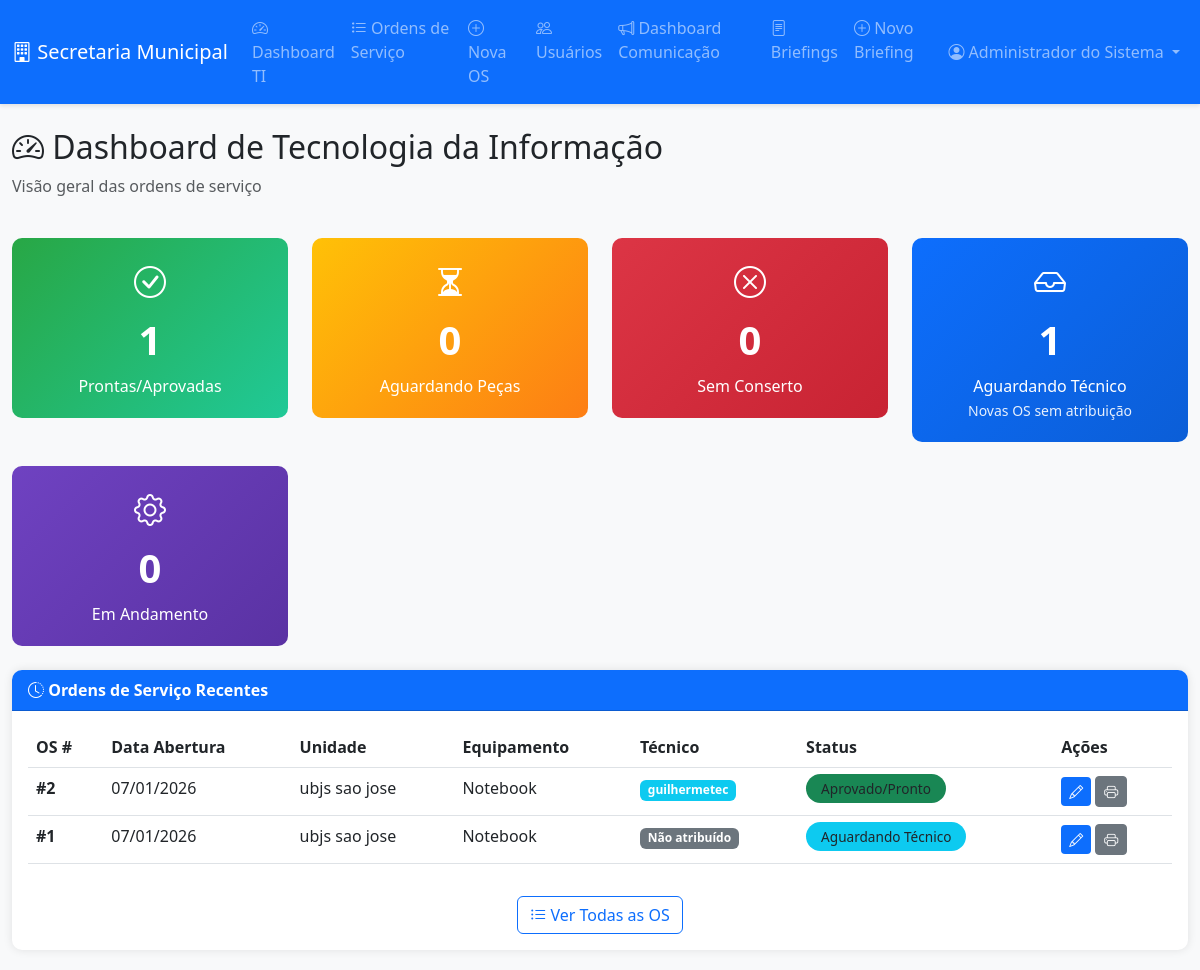
The app's page /dashboard/ti (signed in) with its own data.
### models.py (models this page shows, shortened)
class User(UserMixin, db.Model):
    __tablename__ = 'users'
    id = db.Column(db.Integer, primary_key=True)
    username = db.Column(db.String(80), unique=True, nullable=False)
    password_hash = db.Column(db.String(200), nullable=False)
    nome_completo = db.Column(db.String(200), nullable=False)
    perfil = db.Column(db.String(20), nullable=False)  # admin, tecnico, comunicacao
    whatsapp = db.Column(db.String(20))  # Número do WhatsApp
    ativo = db.Column(db.Boolean, default=True)

class OrdemServico(db.Model):
    __tablename__ = 'ordem_servico'
    id = db.Column(db.Integer, primary_key=True)
    data_abertura = db.Column(db.Date, nullable=False, default=datetime.utcnow)
    prazo_limite = db.Column(db.Date)
    status = db.Column(db.String(50), nullable=False, default='Aguardando Técnico')
    unidade_origem = db.Column(db.String(200), nullable=False)
    local_prestacao = db.Column(db.String(200), nullable=False)
    tecnico_responsavel = db.Column(db.String(100))
    tipo_equipamento = db.Column(db.String(100), nullable=False)
    entregue_por = db.Column(db.String(100))
    recebido_por = db.Column(db.String(100))
    retirado_por = db.Column(db.String(100))
    descricao_servicos = db.Column(db.Text, nullable=False)
    data_solucao = db.Column(db.Date)
    observacoes = db.Column(db.Text)
    aceita_por_tecnico = db.Column(db.Boolean, default=False)
    link_aceite = db.Column(db.String(100))  # Token único para aceite
    data_criacao = db.Column(db.DateTime, default=datetime.utcnow)
    data_atualizacao = db.Column(db.DateTime, default=datetime.utcnow, onupdate=datetime.utcnow)

### app.py (the view)
@app.route('/dashboard/ti', methods=['GET'])
@login_required
def dashboard_ti():
    if current_user.perfil == 'comunicacao':
        flash('Você não tem permissão para acessar esta página.', 'danger')
        return redirect(url_for('dashboard_comunicacao'))
    os_prontas = OrdemServico.query.filter_by(status='Aprovado/Pronto').count()
    os_aguardando = OrdemServico.query.filter_by(status='Aguardando Peça').count()
    os_sem_conserto = OrdemServico.query.filter_by(status='Sem Conserto').count()
    os_entrada = OrdemServico.query.filter_by(status='Aguardando Técnico').count()
    os_andamento = OrdemServico.query.filter_by(status='Andamento').count()
    if current_user.perfil == 'tecnico':
        os_recentes = OrdemServico.query.filter_by(tecnico_responsavel=current_user.username).order_by(OrdemServico.data_criacao.desc()).limit(10).all()
    else:
        os_recentes = OrdemServico.query.order_by(OrdemServico.data_criacao.desc()).limit(10).all()
    return render_template('dashboard_ti.html',
                         os_prontas=os_prontas,
                         os_aguardando=os_aguardando,
                         os_sem_conserto=os_sem_conserto,
                         os_entrada=os_entrada,
                         os_andamento=os_andamento,
                         os_recentes=os_recentes)

### app.py (called while the page is built)
@login_manager.user_loader
def load_user(user_id):
    return db.session.get(User, int(user_id))

### templates/dashboard_ti.html (shortened to what this page needs)
{% extends "base.html" %}
{% block content %}
<div class="row mb-4">
    <div class="col-12">
        <h2><i class="bi bi-speedometer2"></i> Dashboard de Tecnologia da Informação</h2>
        <p class="text-muted">Visão geral das ordens de serviço</p>
    </div>
</div>
<div class="row g-4 mb-4">
    <div class="col-md-6 col-lg-3">
        <a href="{{ url_for('os_lista') }}" class="text-decoration-none">
            <div class="stat-card" style="background: linear-gradient(135deg, #28a745 0%, #20c997 100%);">
                <i class="bi bi-check-circle" style="font-size: 2rem;"></i>
                <h3>{{ os_prontas }}</h3>
                <p>Prontas/Aprovadas</p>
            </div>
        </a>
    </div>
    <div class="col-md-6 col-lg-3">
        <a href="{{ url_for('os_lista') }}" class="text-decoration-none">
            <div class="stat-card" style="background: linear-gradient(135deg, #ffc107 0%, #fd7e14 100%);">
                <i class="bi bi-hourglass-split" style="font-size: 2rem;"></i>
                <h3>{{ os_aguardando }}</h3>
                <p>Aguardando Peças</p>
            </div>
        </a>
    </div>
    <div class="col-md-6 col-lg-3">
        <a href="{{ url_for('os_lista') }}" class="text-decoration-none">
            <div class="stat-card" style="background: linear-gradient(135deg, #dc3545 0%, #c82333 100%);">
                <i class="bi bi-x-circle" style="font-size: 2rem;"></i>
                <h3>{{ os_sem_conserto }}</h3>
                <p>Sem Conserto</p>
            </div>
        </a>
    </div>
    <div class="col-md-6 col-lg-3">
        <a href="{{ url_for('os_lista') }}" class="text-decoration-none">
            <div class="stat-card" style="background: linear-gradient(135deg, #0d6efd 0%, #0b5ed7 100%);">
                <i class="bi bi-inbox" style="font-size: 2rem;"></i>
                <h3>{{ os_entrada }}</h3>
                <p>Aguardando Técnico</p>
                <small style="opacity: 0.9;">Novas OS sem atribuição</small>
            </div>
        </a>
    </div>
</div>
<div class="row mb-4">
    <div class="col-md-6 col-lg-3">
        <a href="{{ url_for('os_lista') }}" class="text-decoration-none">
            <div class="stat-card" style="background: linear-gradient(135deg, #6f42c1 0%, #5a32a3 100%);">
                <i class="bi bi-gear" style="font-size: 2rem;"></i>
                <h3>{{ os_andamento }}</h3>
                <p>Em Andamento</p>
            </div>
        </a>
    </div>
</div>
<div class="row">
    <div class="col-12">
        <div class="card">
            <div class="card-header">
                <i class="bi bi-clock-history"></i> Ordens de Serviço Recentes
            </div>
            <div class="card-body">
                {% if os_recentes %}
                <div class="table-responsive">
                    <table class="table table-hover">
                        <thead>
                            <tr>
                                <th>OS #</th>
                                <th>Data Abertura</th>
                                <th>Unidade</th>
                                <th>Equipamento</th>
                                <th>Técnico</th>
                                <th>Status</th>
                                <th>Ações</th>
                            </tr>
                        </thead>
                        <tbody>
                            {% for os in os_recentes %}
                            <tr>
                                <td><strong>#{{ os.id }}</strong></td>
                                <td>{{ os.data_abertura.strftime('%d/%m/%Y') }}</td>
                                <td>{{ os.unidade_origem }}</td>
                                <td>{{ os.tipo_equipamento }}</td>
                                <td>
                                    {% if os.tecnico_responsavel %}
                                        <span class="badge bg-info">{{ os.tecnico_responsavel }}</span>
                                    {% else %}
                                        <span class="badge bg-secondary">Não atribuído</span>
                                    {% endif %}
                                </td>
                                <td>
                                    {% if os.status == 'Aprovado/Pronto' %}
                                        <span class="status-badge bg-success">{{ os.status }}</span>
                                    {% elif os.status == 'Aguardando Peça' %}
                                        <span class="status-badge bg-warning text-dark">{{ os.status }}</span>
                                    {% elif os.status == 'Sem Conserto' %}
                                        <span class="status-badge bg-danger">{{ os.status }}</span>
                                    {% elif os.status == 'Andamento' %}
                                        <span class="status-badge bg-primary">{{ os.status }}</span>
                                    {% elif os.status == 'Aguardando Técnico' %}
                                        <span class="status-badge bg-info">{{ os.status }}</span>
                                    {% else %}
                                        <span class="status-badge bg-secondary">{{ os.status }}</span>
                                    {% endif %}
                                </td>
                                <td>
                                    <a href="{{ url_for('os_editar', id=os.id) }}" class="btn btn-sm btn-primary" title="Editar">
                                        <i class="bi bi-pencil"></i>
                                    </a>
                                    <a href="{{ url_for('os_imprimir', id=os.id) }}" class="btn btn-sm btn-secondary" target="_blank" title="Imprimir">
                                        <i class="bi bi-printer"></i>
                                    </a>
                                </td>
                            </tr>
                            {% endfor %}
                        </tbody>
                    </table>
                </div>
                <div class="text-center mt-3">
                    <a href="{{ url_for('os_lista') }}" class="btn btn-outline-primary">
                        <i class="bi bi-list-ul"></i> Ver Todas as OS
                    </a>
                </div>
                {% endif %}
            </div>
        </div>
    </div>
</div>
{% endblock %}

### templates/base.html (shortened to what this page needs)
<!DOCTYPE html>
<html lang="pt-BR">
<head>
    <link href="https://cdn.jsdelivr.net/npm/bootstrap@5.3.0/dist/css/bootstrap.min.css" rel="stylesheet">
    <link rel="stylesheet" href="https://cdn.jsdelivr.net/npm/bootstrap-icons@1.11.0/font/bootstrap-icons.css">
</head>
<body>
    {% if current_user.is_authenticated %}
    <nav class="navbar navbar-expand-lg navbar-dark bg-primary">
        <div class="container-fluid">
            <a class="navbar-brand" href="{{ url_for('index') }}">
                <i class="bi bi-building"></i> Secretaria Municipal
            </a>
            <div class="collapse navbar-collapse" id="navbarNav">
                <ul class="navbar-nav me-auto">
                    {% if current_user.perfil in ['admin', 'tecnico'] %}
                    <li class="nav-item">
                        <a class="nav-link" href="{{ url_for('dashboard_ti') }}">
                            <i class="bi bi-speedometer2"></i> Dashboard TI
                        </a>
                    </li>
                    <li class="nav-item">
                        <a class="nav-link" href="{{ url_for('os_lista') }}">
                            <i class="bi bi-list-task"></i> Ordens de Serviço
                        </a>
                    </li>
                    {% if current_user.perfil == 'admin' %}
                    <li class="nav-item">
                        <a class="nav-link" href="{{ url_for('os_nova') }}">
                            <i class="bi bi-plus-circle"></i> Nova OS
                        </a>
                    </li>
                    <li class="nav-item">
                        <a class="nav-link" href="{{ url_for('usuarios_lista') }}">
                            <i class="bi bi-people"></i> Usuários
                        </a>
                    </li>
                    {% endif %}
                    {% endif %}
                    {% if current_user.perfil in ['admin', 'comunicacao'] %}
                    <li class="nav-item">
                        <a class="nav-link" href="{{ url_for('dashboard_comunicacao') }}">
                            <i class="bi bi-megaphone"></i> Dashboard Comunicação
                        </a>
                    </li>
                    <li class="nav-item">
                        <a class="nav-link" href="{{ url_for('briefing_lista') }}">
                            <i class="bi bi-file-text"></i> Briefings
                        </a>
                    </li>
                    <li class="nav-item">
                        <a class="nav-link" href="{{ url_for('briefing_novo') }}">
                            <i class="bi bi-plus-circle"></i> Novo Briefing
                        </a>
                    </li>
                    {% endif %}
                </ul>
                <ul class="navbar-nav">
                    <li class="nav-item dropdown">
                        <a class="nav-link dropdown-toggle" href="#" id="userMenu" role="button" data-bs-toggle="dropdown">
                            <i class="bi bi-person-circle"></i> {{ current_user.nome_completo }}
                        </a>
                    </li>
                </ul>
            </div>
        </div>
    </nav>
    {% endif %}
    <div class="container-fluid mt-4">
        {% block content %}{% endblock %}
    </div>
</body>
</html>

### templates/base.html (style rules this page uses)
:root { --primary-color: #0d6efd; --secondary-color: #6c757d; --success-color: #198754; --danger-color: #dc3545; --warning-color: #ffc107; --info-color: #0dcaf0; }
body { background-color: #f8f9fa; font-family: 'Segoe UI', Tahoma, Geneva, Verdana, sans-serif; }
.navbar { box-shadow: 0 2px 4px rgba(0,0,0,.1); }
.card { border: none; box-shadow: 0 0 10px rgba(0,0,0,.1); border-radius: 10px; margin-bottom: 20px; }
.card-header { background-color: var(--primary-color); color: white; font-weight: bold; border-radius: 10px 10px 0 0 !important; }
.btn-primary { background-color: var(--primary-color); border: none; }
.stat-card { border-radius: 10px; padding: 20px; color: white; text-align: center; transition: transform 0.3s; }
.stat-card h3 { font-size: 2.5rem; font-weight: bold; margin: 10px 0; }
.stat-card p { margin: 0; font-size: 1rem; }
.status-badge { padding: 5px 15px; border-radius: 20px; font-size: 0.85rem; font-weight: 500; }

### records on screen
User: nome_completo "Administrador do Sistema"
OrdemServico: id "2", data_abertura "07/01/2026", unidade_origem "ubjs sao jose", tipo_equipamento "Notebook", tecnico_responsavel "guilhermetec", status "Aprovado/Pronto"
OrdemServico: id "1", data_abertura "07/01/2026", unidade_origem "ubjs sao jose", tipo_equipamento "Notebook", shows "Não atribuído", status "Aguardando Técnico"

### other values on screen
{{ os_prontas }} "1"
{{ os_aguardando }} "0"
{{ os_sem_conserto }} "0"
{{ os_entrada }} "1"
{{ os_andamento }} "0"
